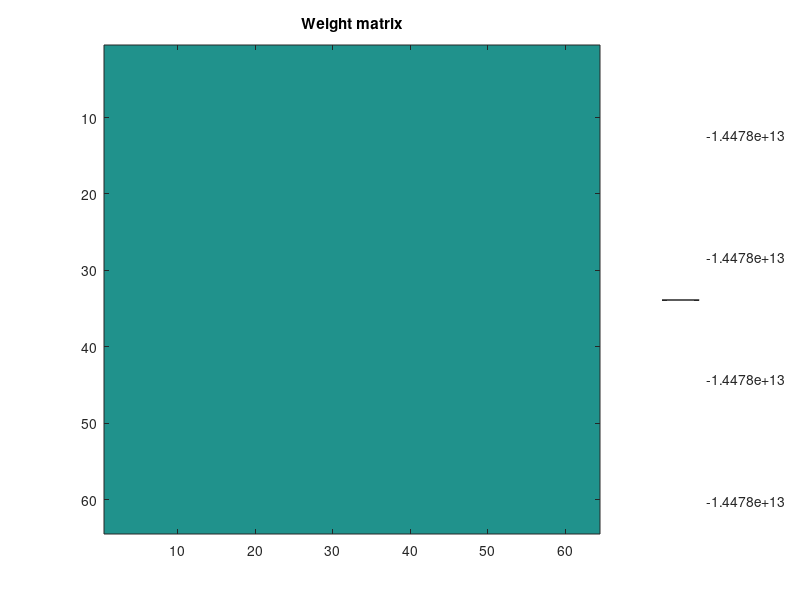

This chart was generated by the following MATLAB code:
clear all;

% Generate random memories
memories = 2 * (randi(2,64,5) - 1.5);

% Number of neurons and memories
[n, m] = size(memories);

W = zeros(n,n);

% Used in the Stokrey learning rule
h = @(W,memVec,i,j) W(i,:)*memVec - W(i,i) * memVec(i) - W(i,j) * memVec(j);

% Note this is not done recursively since Matlab is not good at recursion
% For each memory
for idx = 1:size(memories,2)
    memVec = memories(:,idx);
    % Define the next iteration of the weigth matrix
    Wnew = W + (memVec'* memVec)/m;
    % Update each element Wnew(i,j) according to the rule
    for i = 1:n
        for j = 1:n
            Wnew = Wnew - (h(W,memVec,j,i) * memVec(i) + h(W,memVec,i,j) * memVec(j))/m;
        end
    end
    % Update the W matrix with the new values
    W = Wnew;
    image(W,'CDataMapping','scaled')
    title("Weight matrix")
    colorbar
end
    
    